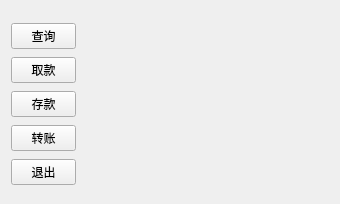
<?xml version="1.0" encoding="UTF-8"?>
<ui version="4.0">
 <class>Widget</class>
 <widget class="QWidget" name="Widget">
  <property name="geometry">
   <rect>
    <x>0</x>
    <y>0</y>
    <width>340</width>
    <height>204</height>
   </rect>
  </property>
  <property name="windowTitle">
   <string>Widget</string>
  </property>
  <widget class="QWidget" name="verticalLayoutWidget">
   <property name="geometry">
    <rect>
     <x>0</x>
     <y>10</y>
     <width>87</width>
     <height>191</height>
    </rect>
   </property>
   <layout class="QVBoxLayout" name="verticalLayout">
    <item>
     <widget class="QPushButton" name="pushButton_2">
      <property name="text">
       <string>查询</string>
      </property>
     </widget>
    </item>
    <item>
     <widget class="QPushButton" name="pushButton">
      <property name="text">
       <string>取款</string>
      </property>
     </widget>
    </item>
    <item>
     <widget class="QPushButton" name="pushButton_3">
      <property name="text">
       <string>存款</string>
      </property>
     </widget>
    </item>
    <item>
     <widget class="QPushButton" name="pushButton_4">
      <property name="text">
       <string>转账</string>
      </property>
     </widget>
    </item>
    <item>
     <widget class="QPushButton" name="pushButton_5">
      <property name="text">
       <string>退出</string>
      </property>
     </widget>
    </item>
   </layout>
  </widget>
  <widget class="QWidget" name="verticalLayoutWidget_2">
   <property name="geometry">
    <rect>
     <x>90</x>
     <y>10</y>
     <width>241</width>
     <height>191</height>
    </rect>
   </property>
   <layout class="QVBoxLayout" name="verticalLayout_2"/>
  </widget>
 </widget>
 <layoutdefault spacing="6" margin="11"/>
 <resources/>
 <connections>
  <connection>
   <sender>pushButton</sender>
   <signal>clicked()</signal>
   <receiver>pushButton</receiver>
   <slot>show()</slot>
   <hints>
    <hint type="sourcelabel">
     <x>80</x>
     <y>127</y>
    </hint>
    <hint type="destinationlabel">
     <x>80</x>
     <y>127</y>
    </hint>
   </hints>
  </connection>
 </connections>
</ui>
